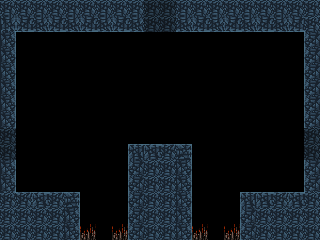

A level layout from a 2D game, rendered from its tile map. Below: a short description, then the map file with its tile-grid data intact:
An orthogonal 20x15 tile map with 16x16 px tiles, 2 tile layers (topTiles, Tile Layer 2), 5 tilesets and 17 objects (13x tile, 2x block, 2x spring).

<map version="1.0" tiledversion="1.1.1" orientation="orthogonal" renderorder="right-down" width="20" height="15" tilewidth="16" tileheight="16" infinite="0" nextobjectid="78">
 <properties>
  <property name="background" value="cave" />
  <property name="bgcolor" value="55;80;102" />
  <property name="next" value="mountain_1-10;0;128;" />
  <property name="offset" type="int" value="40" />
 </properties>
 <tileset firstgid="1" name="base" tilewidth="16" tileheight="16" spacing="1" tilecount="330" columns="22">
  <image source="../../../graphics/game/tiles.png" width="374" height="255" />
 </tileset>
 <tileset firstgid="331" name="base" tilewidth="16" tileheight="16" spacing="1" tilecount="330" columns="22">
  <image source="../../../graphics/game/tiles.png" width="374" height="255" />
 </tileset>
 <tileset firstgid="661" name="base" tilewidth="16" tileheight="16" spacing="1" tilecount="330" columns="22">
  <image source="../../../graphics/game/tiles.png" width="374" height="255" />
 </tileset>
 <tileset firstgid="991" name="base" tilewidth="16" tileheight="16" spacing="1" tilecount="330" columns="22">
  <image source="../../../graphics/game/tiles.png" width="374" height="255" />
 </tileset>
 <tileset firstgid="1321" name="base" tilewidth="16" tileheight="16" spacing="1" tilecount="330" columns="22">
  <image source="../../../graphics/game/tiles.png" width="374" height="255" />
 </tileset>
 <layer name="topTiles" width="20" height="15" opacity="0.9">
  <data encoding="csv">
268,268,268,268,268,268,268,268,268,224,224,268,268,268,268,268,268,268,268,268,
201,203,202,203,202,203,202,203,202,224,224,202,203,202,203,202,203,202,203,268,
223,0,0,0,0,0,0,0,0,0,0,0,0,0,0,0,0,0,0,226,
223,0,0,0,0,0,0,0,0,0,0,0,0,0,0,0,0,0,0,226,
223,0,0,0,0,0,0,0,0,0,0,0,0,0,0,0,0,0,0,226,
223,0,0,0,0,0,0,0,0,0,0,0,0,0,0,0,0,0,0,226,
223,0,0,0,0,0,0,0,0,0,0,0,0,0,0,0,0,0,0,226,
223,0,0,0,0,0,0,0,0,0,0,0,0,0,0,0,0,0,0,226,
224,0,0,0,0,0,0,0,0,0,0,0,0,0,0,0,0,0,0,224,
224,0,0,0,0,0,0,0,312,247,246,311,0,0,0,0,0,0,0,224,
223,0,0,0,0,0,0,0,226,268,268,223,0,0,0,0,0,0,0,226,
223,0,0,0,0,0,0,0,226,268,268,223,0,0,0,0,0,0,0,226,
268,246,247,246,311,0,0,0,226,268,268,223,0,0,0,312,247,246,247,268,
268,268,268,268,223,0,0,0,226,268,268,223,0,0,0,226,268,268,268,268,
268,268,268,268,223,190,0,190,226,268,268,223,190,0,190,226,268,268,268,268
</data>
 </layer>
 <layer name="Tile Layer 2" width="20" height="15">
  <data encoding="csv">
0,0,0,0,0,0,0,0,0,0,0,0,0,0,0,0,0,0,0,0,
296,0,0,0,0,0,0,0,0,0,0,0,0,0,0,0,0,0,0,295,
0,0,0,0,0,0,0,0,0,0,0,0,0,0,0,0,0,0,0,0,
0,0,0,0,0,0,0,0,0,0,0,0,0,0,0,0,0,0,0,0,
0,0,0,0,0,0,0,0,0,0,0,0,0,0,0,0,0,0,0,0,
0,0,0,0,0,0,0,0,0,0,0,0,0,0,0,0,0,0,0,0,
0,0,0,0,0,0,0,0,0,0,0,0,0,0,0,0,0,0,0,0,
0,0,0,0,0,0,0,0,0,0,0,0,0,0,0,0,0,0,0,0,
0,0,0,0,0,0,0,0,0,0,0,0,0,0,0,0,0,0,0,0,
0,0,0,0,0,0,0,0,0,0,0,0,0,0,0,0,0,0,0,0,
0,0,0,0,0,0,0,0,0,0,0,0,0,0,0,0,0,0,0,0,
0,0,0,0,0,0,0,0,0,0,0,0,0,0,0,0,0,0,0,0,
273,0,0,0,0,0,0,0,0,0,0,0,0,0,0,0,0,0,0,274,
0,0,0,0,0,0,0,0,0,0,0,0,0,0,0,0,0,0,0,0,
0,0,0,0,0,0,0,0,0,0,0,0,0,0,0,0,0,0,0,0
</data>
 </layer>
 <objectgroup name="topObjects">
  <object id="2" name="tile" x="0" y="192" width="80" height="48" />
  <object id="6" name="tile" x="0" y="32" width="16" height="96" />
  <object id="7" name="tile" x="304" y="32" width="16" height="96" />
  <object id="16" name="tile" x="0" y="0" width="144" height="32" />
  <object id="24" name="tile" x="0" y="160" width="16" height="32" />
  <object id="25" name="block" x="0" y="128" width="16" height="32">
   <properties>
    <property name="open" type="bool" value="true" />
    <property name="passive" type="bool" value="true" />
   </properties>
  </object>
  <object id="49" name="block" x="304" y="128" width="16" height="32" />
  <object id="50" name="tile" x="304" y="160" width="16" height="32" />
  <object id="69" name="tile" x="240" y="192" width="80" height="48" />
  <object id="70" name="tile" x="128" y="144" width="64" height="96" />
  <object id="71" name="tile" x="80" y="224" width="16" height="16">
   <properties>
    <property name="spikes" type="bool" value="true" />
   </properties>
  </object>
  <object id="72" name="tile" x="112" y="224" width="16" height="16">
   <properties>
    <property name="spikes" type="bool" value="true" />
   </properties>
  </object>
  <object id="73" name="tile" x="192" y="224" width="16" height="16">
   <properties>
    <property name="spikes" type="bool" value="true" />
   </properties>
  </object>
  <object id="74" name="tile" x="224" y="224" width="16" height="16">
   <properties>
    <property name="spikes" type="bool" value="true" />
   </properties>
  </object>
  <object id="75" name="spring" x="208" y="224" width="16" height="16">
   <properties>
    <property name="height" type="int" value="3" />
   </properties>
  </object>
  <object id="76" name="spring" x="96" y="224" width="16" height="16">
   <properties>
    <property name="height" type="int" value="3" />
   </properties>
  </object>
  <object id="77" name="tile" x="176" y="0" width="144" height="32" />
 </objectgroup>
</map>
